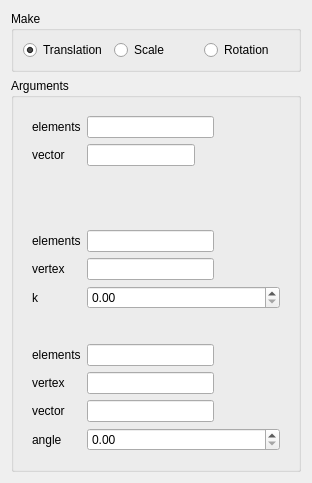
<?xml version="1.0" encoding="UTF-8"?>
<ui version="4.0">
 <class>TransformationDialog</class>
 <widget class="QDialog" name="TransformationDialog">
  <property name="geometry">
   <rect>
    <x>0</x>
    <y>0</y>
    <width>312</width>
    <height>483</height>
   </rect>
  </property>
  <property name="windowTitle">
   <string>Transformation</string>
  </property>
  <layout class="QVBoxLayout" name="verticalLayout_4">
   <item>
    <widget class="QGroupBox" name="groupBox">
     <property name="sizePolicy">
      <sizepolicy hsizetype="Preferred" vsizetype="Fixed">
       <horstretch>0</horstretch>
       <verstretch>0</verstretch>
      </sizepolicy>
     </property>
     <property name="minimumSize">
      <size>
       <width>0</width>
       <height>0</height>
      </size>
     </property>
     <property name="title">
      <string>Make</string>
     </property>
     <layout class="QHBoxLayout" name="horizontalLayout">
      <item>
       <widget class="QRadioButton" name="rb0">
        <property name="sizePolicy">
         <sizepolicy hsizetype="Expanding" vsizetype="Fixed">
          <horstretch>0</horstretch>
          <verstretch>0</verstretch>
         </sizepolicy>
        </property>
        <property name="text">
         <string>Translation</string>
        </property>
        <property name="checked">
         <bool>true</bool>
        </property>
       </widget>
      </item>
      <item>
       <widget class="QRadioButton" name="rb1">
        <property name="sizePolicy">
         <sizepolicy hsizetype="Expanding" vsizetype="Fixed">
          <horstretch>0</horstretch>
          <verstretch>0</verstretch>
         </sizepolicy>
        </property>
        <property name="text">
         <string>Scale</string>
        </property>
       </widget>
      </item>
      <item>
       <widget class="QRadioButton" name="rb2">
        <property name="sizePolicy">
         <sizepolicy hsizetype="Expanding" vsizetype="Fixed">
          <horstretch>0</horstretch>
          <verstretch>0</verstretch>
         </sizepolicy>
        </property>
        <property name="text">
         <string>Rotation</string>
        </property>
       </widget>
      </item>
     </layout>
    </widget>
   </item>
   <item>
    <widget class="QGroupBox" name="groupBox_2">
     <property name="title">
      <string>Arguments</string>
     </property>
     <layout class="QVBoxLayout" name="verticalLayout">
      <item>
       <widget class="QWidget" name="widget" native="true">
        <layout class="QFormLayout" name="formLayout">
         <property name="fieldGrowthPolicy">
          <enum>QFormLayout::ExpandingFieldsGrow</enum>
         </property>
         <item row="0" column="0">
          <widget class="QLabel" name="label_6">
           <property name="text">
            <string>elements</string>
           </property>
          </widget>
         </item>
         <item row="0" column="1">
          <widget class="QLineEdit" name="elts_le_rb0">
           <property name="maximumSize">
            <size>
             <width>127</width>
             <height>16777215</height>
            </size>
           </property>
          </widget>
         </item>
         <item row="1" column="0">
          <widget class="QLabel" name="label_5">
           <property name="text">
            <string>vector</string>
           </property>
          </widget>
         </item>
         <item row="1" column="1">
          <widget class="QLineEdit" name="vec_le_rb0">
           <property name="sizePolicy">
            <sizepolicy hsizetype="Preferred" vsizetype="Fixed">
             <horstretch>0</horstretch>
             <verstretch>0</verstretch>
            </sizepolicy>
           </property>
           <property name="maximumSize">
            <size>
             <width>127</width>
             <height>16777215</height>
            </size>
           </property>
          </widget>
         </item>
        </layout>
       </widget>
      </item>
      <item>
       <widget class="QWidget" name="widget_2" native="true">
        <layout class="QFormLayout" name="formLayout_2">
         <item row="1" column="1">
          <widget class="QLineEdit" name="elts_le_rb1">
           <property name="maximumSize">
            <size>
             <width>127</width>
             <height>16777215</height>
            </size>
           </property>
          </widget>
         </item>
         <item row="2" column="0">
          <widget class="QLabel" name="label_3">
           <property name="text">
            <string>vertex</string>
           </property>
          </widget>
         </item>
         <item row="2" column="1">
          <widget class="QLineEdit" name="vex_le_rb1">
           <property name="maximumSize">
            <size>
             <width>127</width>
             <height>16777215</height>
            </size>
           </property>
          </widget>
         </item>
         <item row="3" column="0">
          <widget class="QLabel" name="label">
           <property name="text">
            <string>k</string>
           </property>
          </widget>
         </item>
         <item row="3" column="1">
          <widget class="QDoubleSpinBox" name="k_spb"/>
         </item>
         <item row="1" column="0">
          <widget class="QLabel" name="label_8">
           <property name="text">
            <string>elements</string>
           </property>
          </widget>
         </item>
        </layout>
       </widget>
      </item>
      <item>
       <widget class="QWidget" name="widget_3" native="true">
        <layout class="QFormLayout" name="formLayout_3">
         <item row="1" column="1">
          <widget class="QLineEdit" name="elts_le_rb2">
           <property name="maximumSize">
            <size>
             <width>127</width>
             <height>16777215</height>
            </size>
           </property>
          </widget>
         </item>
         <item row="2" column="0">
          <widget class="QLabel" name="label_7">
           <property name="text">
            <string>vertex</string>
           </property>
          </widget>
         </item>
         <item row="2" column="1">
          <widget class="QLineEdit" name="vex_le_rb2">
           <property name="maximumSize">
            <size>
             <width>127</width>
             <height>16777215</height>
            </size>
           </property>
          </widget>
         </item>
         <item row="3" column="0">
          <widget class="QLabel" name="label_2">
           <property name="text">
            <string>vector</string>
           </property>
          </widget>
         </item>
         <item row="3" column="1">
          <widget class="QLineEdit" name="vec_le_rb2">
           <property name="maximumSize">
            <size>
             <width>127</width>
             <height>16777215</height>
            </size>
           </property>
          </widget>
         </item>
         <item row="4" column="0">
          <widget class="QLabel" name="label_4">
           <property name="text">
            <string>angle</string>
           </property>
          </widget>
         </item>
         <item row="4" column="1">
          <widget class="QDoubleSpinBox" name="angle_spb"/>
         </item>
         <item row="1" column="0">
          <widget class="QLabel" name="label_9">
           <property name="text">
            <string>elements</string>
           </property>
          </widget>
         </item>
        </layout>
       </widget>
      </item>
     </layout>
    </widget>
   </item>
  </layout>
 </widget>
 <resources/>
 <connections>
  <connection>
   <sender>rb0</sender>
   <signal>pressed()</signal>
   <receiver>widget</receiver>
   <slot>show()</slot>
   <hints>
    <hint type="sourcelabel">
     <x>61</x>
     <y>48</y>
    </hint>
    <hint type="destinationlabel">
     <x>76</x>
     <y>104</y>
    </hint>
   </hints>
  </connection>
  <connection>
   <sender>rb0</sender>
   <signal>pressed()</signal>
   <receiver>widget_2</receiver>
   <slot>hide()</slot>
   <hints>
    <hint type="sourcelabel">
     <x>94</x>
     <y>46</y>
    </hint>
    <hint type="destinationlabel">
     <x>181</x>
     <y>180</y>
    </hint>
   </hints>
  </connection>
  <connection>
   <sender>rb0</sender>
   <signal>pressed()</signal>
   <receiver>widget_3</receiver>
   <slot>hide()</slot>
   <hints>
    <hint type="sourcelabel">
     <x>41</x>
     <y>49</y>
    </hint>
    <hint type="destinationlabel">
     <x>73</x>
     <y>310</y>
    </hint>
   </hints>
  </connection>
  <connection>
   <sender>rb1</sender>
   <signal>pressed()</signal>
   <receiver>widget</receiver>
   <slot>hide()</slot>
   <hints>
    <hint type="sourcelabel">
     <x>153</x>
     <y>51</y>
    </hint>
    <hint type="destinationlabel">
     <x>143</x>
     <y>109</y>
    </hint>
   </hints>
  </connection>
  <connection>
   <sender>rb1</sender>
   <signal>pressed()</signal>
   <receiver>widget_2</receiver>
   <slot>show()</slot>
   <hints>
    <hint type="sourcelabel">
     <x>197</x>
     <y>48</y>
    </hint>
    <hint type="destinationlabel">
     <x>218</x>
     <y>182</y>
    </hint>
   </hints>
  </connection>
  <connection>
   <sender>rb1</sender>
   <signal>pressed()</signal>
   <receiver>widget_3</receiver>
   <slot>hide()</slot>
   <hints>
    <hint type="sourcelabel">
     <x>182</x>
     <y>38</y>
    </hint>
    <hint type="destinationlabel">
     <x>190</x>
     <y>310</y>
    </hint>
   </hints>
  </connection>
  <connection>
   <sender>rb2</sender>
   <signal>pressed()</signal>
   <receiver>widget_3</receiver>
   <slot>show()</slot>
   <hints>
    <hint type="sourcelabel">
     <x>258</x>
     <y>46</y>
    </hint>
    <hint type="destinationlabel">
     <x>238</x>
     <y>310</y>
    </hint>
   </hints>
  </connection>
  <connection>
   <sender>rb2</sender>
   <signal>pressed()</signal>
   <receiver>widget_2</receiver>
   <slot>hide()</slot>
   <hints>
    <hint type="sourcelabel">
     <x>271</x>
     <y>46</y>
    </hint>
    <hint type="destinationlabel">
     <x>268</x>
     <y>194</y>
    </hint>
   </hints>
  </connection>
  <connection>
   <sender>rb2</sender>
   <signal>pressed()</signal>
   <receiver>widget</receiver>
   <slot>hide()</slot>
   <hints>
    <hint type="sourcelabel">
     <x>255</x>
     <y>48</y>
    </hint>
    <hint type="destinationlabel">
     <x>250</x>
     <y>111</y>
    </hint>
   </hints>
  </connection>
 </connections>
</ui>
